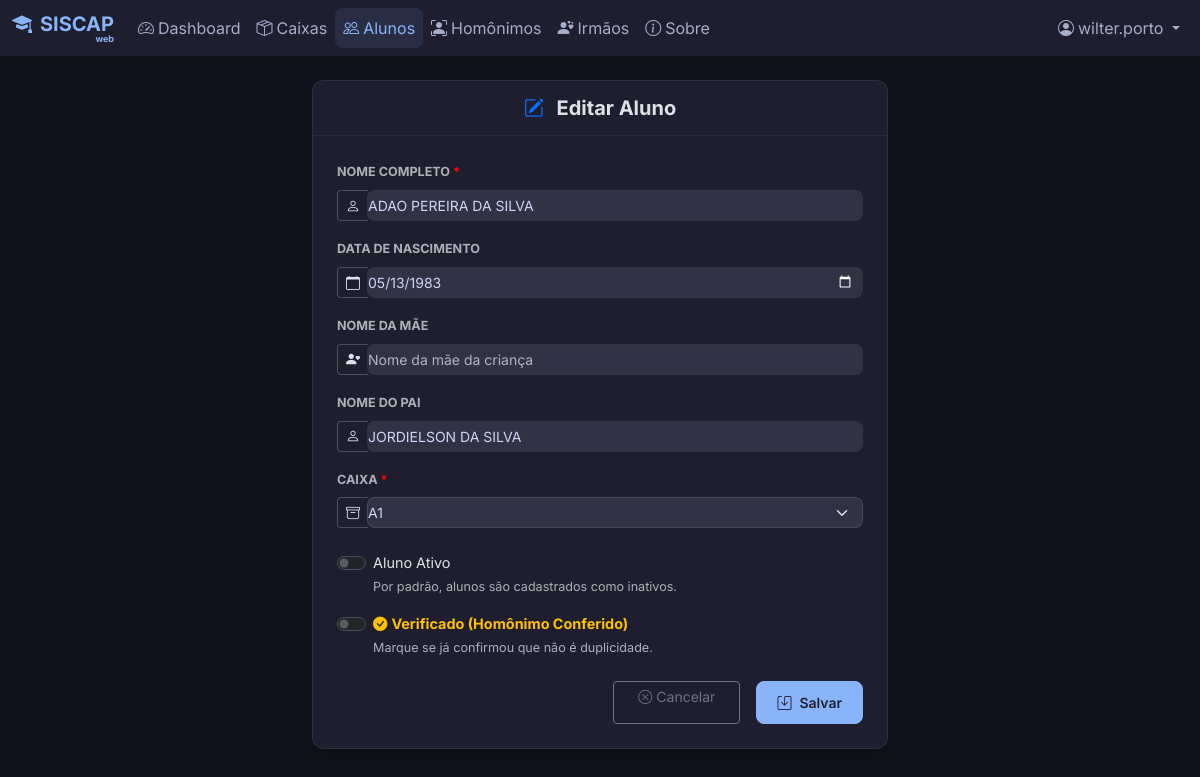
Before: /alunos/editar/75 (signed in) with the older database file.
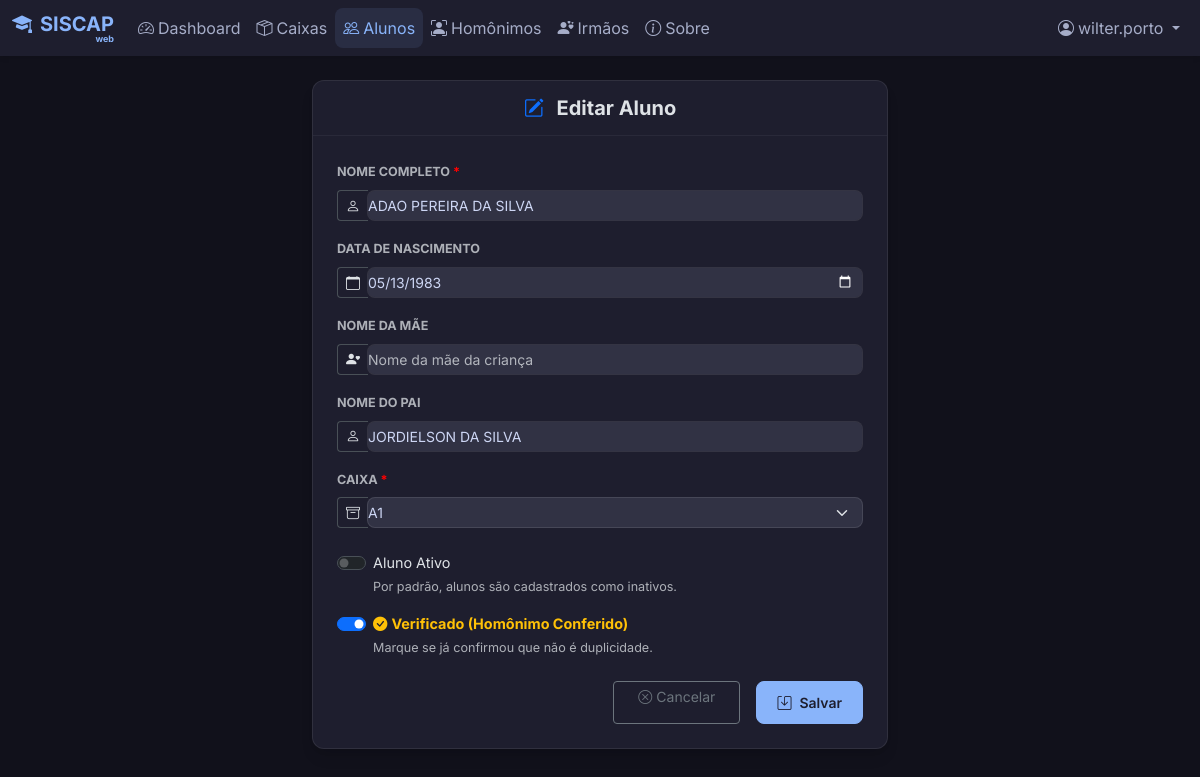
After: the same page with the newer database file.
### models.py (models this page shows, shortened)
class Aluno(db.Model):
    id = db.Column(db.Integer, primary_key=True)
    nome = db.Column(db.String(100), nullable=False)
    data_nascimento = db.Column(db.Date, nullable=True)
    nome_mae = db.Column(db.String(100), nullable=True)
    nome_pai = db.Column(db.String(100), nullable=True)
    caixa_id = db.Column(db.Integer, db.ForeignKey('caixa.id'), nullable=False)
    ativo = db.Column(db.Boolean, default=False)
    homonimo_verificado = db.Column(db.Boolean, default=False)
    created_by_id = db.Column(db.Integer, db.ForeignKey('user.id'), nullable=True)
    caixa = db.relationship('Caixa', backref=db.backref('alunos', lazy=True))
    created_by = db.relationship('User', backref=db.backref('created_students', lazy=True))

### app.py (the view, shortened to what this page needs)
@app.route('/alunos/editar/<int:id>', methods=['GET', 'POST'])
@login_required
def edit_aluno(id):
    aluno = Aluno.query.get_or_404(id)
    system_config = SystemConfig.query.first()
    permitir_acima = system_config.permitir_alunos_acima_capacidade if system_config else False
    caixas_records = db.session.query(Caixa, func.count(Aluno.id)).outerjoin(Aluno, Aluno.caixa_id == Caixa.id).group_by(Caixa.id).order_by(Caixa.letra, Caixa.numero).all()
    caixas_info = [{'id': c.id, 'nome_formatado': c.nome_formatado, 'count': count} for c, count in caixas_records]
    return render_template('novo_aluno.html', caixas=caixas_info, aluno=aluno, permitir_acima=permitir_acima)

### app.py (called while the page is built)
def create_app(config_class=DevelopmentConfig):
    if os.environ.get('FLASK_ENV') == 'production':
        config_class = ProductionConfig
    app = Flask(__name__)
    app.config.from_object(config_class)
    app.config['PERMANENT_SESSION_LIFETIME'] = timedelta(minutes=10)
    db.init_app(app)
    login_manager = LoginManager()
    login_manager.login_view = 'login'
    login_manager.login_message = ''
    login_manager.login_message_category = 'info'
    login_manager.init_app(app)
    @login_manager.user_loader
    def load_user(user_id):
        return User.query.get(int(user_id))
    return app, login_manager

@app.context_processor
def inject_system_config():
    return dict(system_config=SystemConfig.query.first())

@app.before_request
def check_admin_access():
    admin_routes = ['/usuarios', '/configuracoes', '/importacoes', '/auditoria', '/usuarios/gerenciar']
    if request.path in admin_routes or request.path.startswith('/usuarios/'):
        if current_user.is_authenticated and current_user.role != 'Administrador':
            flash('Acesso negado. Apenas administradores podem acessar esta área.', 'error')
            return redirect(url_for('dashboard'))

### templates/novo_aluno.html (shortened to what the changed rows need)
{% extends 'base.html' %}
{% block content %}
<div class="row justify-content-center" style="font-size: 0.9rem;">
    <div class="col-md-8 col-lg-6">
        <div class="card shadow-sm border-0">
            <div class="card-body p-4">
                <form action="{{ url_for('edit_aluno', id=aluno.id) if aluno else url_for('novo_aluno') }}"
                    method="POST" class="needs-validation"
                    data-original-caixa-id="{{ aluno.caixa_id if aluno else '' }}" novalidate>
                    <div class="mb-3">
                        <div class="input-group has-validation input-group-sm">
                            <span class="input-group-text bg-transparent border-end-0"><i
                                    class="bi bi-person"></i></span>
                            <input type="text" class="form-control border-start-0 ps-0" id="nome" name="nome" required
                                oninput="handleNomeInput()" placeholder="Nome do aluno"
                                value="{{ aluno.nome if aluno else '' }}">
                        </div>
                    </div>
                    <div class="mb-3">
                        <div class="input-group input-group-sm">
                            <span class="input-group-text bg-transparent border-end-0"><i
                                    class="bi bi-calendar"></i></span>
                            <input type="date" class="form-control border-start-0 ps-0" id="data_nascimento"
                                name="data_nascimento" min="1900-01-01"
                                value="{{ aluno.data_nascimento.strftime('%Y-%m-%d') if aluno and aluno.data_nascimento else '' }}">
                        </div>
                    </div>
                    <div class="mb-3">
                        <div class="input-group input-group-sm">
                            <span class="input-group-text bg-transparent border-end-0"><i
                                    class="bi bi-person"></i></span>
                            <input type="text" class="form-control border-start-0 ps-0" id="nome_pai" name="nome_pai"
                                placeholder="Nome do pai da criança"
                                value="{{ aluno.nome_pai or '' if aluno else '' }}">
                        </div>
                    </div>
                    <div class="mb-4">
                        <div class="form-check form-switch mb-3">
                            <input class="form-check-input" type="checkbox" id="ativo" name="ativo" >
                            <label class="form-check-label" for="ativo">Aluno Ativo</label>
                            <div class="form-text text-muted">Por padrão, alunos são cadastrados como inativos.</div>
                        </div>
                        <div class="form-check form-switch">
                            <input class="form-check-input" type="checkbox" id="homonimo_verificado"
                                name="homonimo_verificado" {% if aluno and aluno.homonimo_verificado %}checked{% endif
                                %}>
                            <label class="form-check-label fw-bold text-warning" for="homonimo_verificado">
                                <i class="bi bi-check-circle-fill me-1"></i>Verificado (Homônimo Conferido)
                            </label>
                            <div class="form-text text-muted">Marque se já confirmou que não é duplicidade.</div>
                        </div>
                    </div>
                </form>
            </div>
        </div>
    </div>
</div>
{% endblock %}

Changed rows visible on the page:
changed Aluno "ADAO PEREIRA DA SILVA": homonimo_verificado "☐" → "☑"
